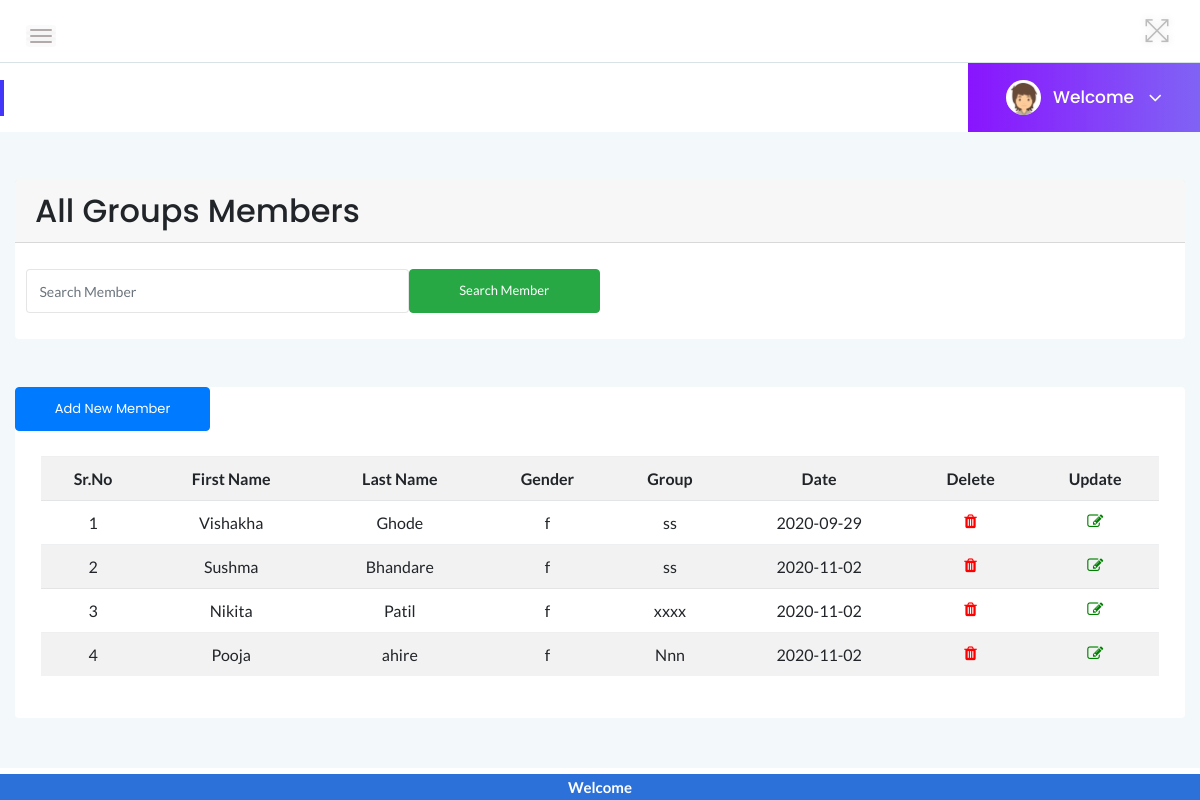
The app's page /admin/index.php?page=display_member (signed in) with its own data.
### tables this page shows
CREATE TABLE `member` (
  `member_id` int(11) NOT NULL,
  `first_name` char(50) NOT NULL,
  `last_name` char(50) NOT NULL,
  `gender` enum('m','f') NOT NULL,
  `group_id` int(11) NOT NULL,
  `join_date` date NOT NULL
);

CREATE TABLE `groups` (
  `group_id` int(11) NOT NULL,
  `group_name` char(50) NOT NULL,
  `region` varchar(50) NOT NULL,
  `district` varchar(50) NOT NULL,
  `division` varchar(50) NOT NULL,
  `ward` varchar(50) NOT NULL,
  `village` varchar(50) NOT NULL,
  `registration_number` varchar(50) NOT NULL,
  `group_activity` varchar(50) NOT NULL,
  `group_category` varchar(50) NOT NULL,
  `group_total_members` varchar(50) NOT NULL,
  `group_leader` varchar(50) NOT NULL,
  `loan_information` text NOT NULL,
  `group_capital` varchar(100) NOT NULL,
  `group_creation_date` date NOT NULL
);

### admin/display_member.php (the view, shortened to what this page needs)
<?php
$q=mysqli_query($conn,"select * from member");
$rr=mysqli_num_rows($q);
if(!$rr)
{
echo '<a href="index.php?page=add_group_member" class="col-md-2 btn btn-primary">Add New Member?</a>';}
else
{
?>
<div class="col-12">
    		<div class="card mt-5">
                <h2 class="card-header">All Groups Members</h2>
		        <div class="card-body">
		        	<form class="needs-validation row"  action="index.php?page=search_member" novalidate method="post">
		<input type="text" placeholder="Search Member" name="searchMember" class="col-md-4 form-control"required />
		<input type="submit" value="Search Member" name="sub" class="col-md-2 btn btn-success" />
	</form>
</div>
</div>
</div>
<div class="col-12">
            <div class="card mt-5">
            	<a href="index.php?page=add_group_member" class="col-md-2 btn btn-primary">Add New Member</a>
                <div class="card-body table-responsive">
	<table id="dom-jqry" class="table table-striped text-center">
    <tr class="active">
        <th>Sr.No</th>
        <th>First Name</th>
        <th>Last Name</th>
        <th>Gender</th>
        <th>Group</th>
        <th>Date</th>
        <th>Delete</th>
        <th>Update</th>
    </tr>
        <?php
$i=1;
while($row=mysqli_fetch_assoc($q))
{
echo "<tr>";
echo "<td>".$i."</td>";
echo "<td>".$row['first_name']."</td>";
echo "<td>".$row['last_name']."</td>";
echo "<td>".$row['gender']."</td>";
$q1=mysqli_query($conn,"select * from groups where group_id='".$row['group_id']."'");
$r1=mysqli_fetch_assoc($q1);
echo "<td>".$r1['group_name']."</td>";
echo "<td>".$row['join_date']."</td>";
?>
<td><a href="javascript:DeleteMember('<?php echo $row['member_id']; ?>')" style='color:Red'><span class='fa fa-trash'></span></a></td>
<td><a href="index.php?page=update_group_member&member_id=<?php echo $row['member_id']; ?>" style='color:green'><span class='fa fa-edit'></span></a></td>
<?php
echo "</tr>";
$i++;
}
        ?>
</table>
<?php }?>

### assets/css/styles.css (style rules this page uses)
.card { border: none; border-radius: 4px; background-color: #fff; -webkit-transition: all 0.3s ease 0s; transition: all 0.3s ease 0s; }
.card-body { padding: 25.6px; padding: 1.6rem; }
.btn { padding: 11px 17px; font-size: 13px; letter-spacing: 0; }
.form-control, .form-control:focus { outline: none; box-shadow: none; }
.form-control { font-size: 14px; border: 1px solid rgba(170, 170, 170, .3); padding: 10.72px 12.8px; padding: .67rem .8rem; }
table tr th { border-bottom: none; }
table tr th, table tr td { border-top: 1px solid rgba(120, 130, 140, 0.13) !important; }

### records on screen
member: first_name "Vishakha", last_name "Ghode", gender "f", group.group_name "ss", join_date "2020-09-29"
member: first_name "Sushma", last_name "Bhandare", gender "f", group.group_name "ss", join_date "2020-11-02"
member: first_name "Nikita", last_name "Patil", gender "f", group.group_name "xxxx", join_date "2020-11-02"
member: first_name "Pooja", last_name "ahire", gender "f", group.group_name "Nnn", join_date "2020-11-02"
